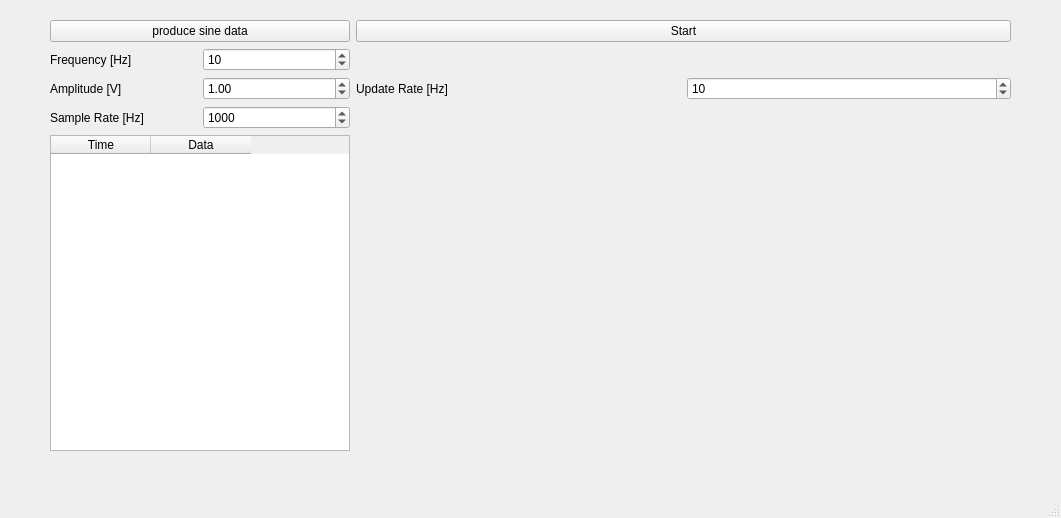
<?xml version="1.0" encoding="UTF-8"?>
<ui version="4.0">
 <class>MainWindow</class>
 <widget class="QMainWindow" name="MainWindow">
  <property name="geometry">
   <rect>
    <x>0</x>
    <y>0</y>
    <width>1061</width>
    <height>518</height>
   </rect>
  </property>
  <property name="windowTitle">
   <string>Sinus Generator</string>
  </property>
  <widget class="QWidget" name="centralwidget">
   <widget class="QWidget" name="gridLayoutWidget">
    <property name="geometry">
     <rect>
      <x>50</x>
      <y>20</y>
      <width>961</width>
      <height>431</height>
     </rect>
    </property>
    <layout class="QGridLayout" name="main_layout">
     <item row="0" column="0">
      <widget class="QPushButton" name="produceSineDataButton">
       <property name="text">
        <string>produce sine data</string>
       </property>
      </widget>
     </item>
     <item row="0" column="1">
      <widget class="QPushButton" name="startButton">
       <property name="text">
        <string>Start</string>
       </property>
      </widget>
     </item>
     <item row="4" column="0">
      <widget class="QTableWidget" name="m_dataOutputTable">
       <property name="maximumSize">
        <size>
         <width>300</width>
         <height>16777215</height>
        </size>
       </property>
       <property name="columnCount">
        <number>2</number>
       </property>
       <column>
        <property name="text">
         <string>Time</string>
        </property>
       </column>
       <column>
        <property name="text">
         <string>Data</string>
        </property>
       </column>
      </widget>
     </item>
     <item row="1" column="0">
      <layout class="QGridLayout" name="gridLayout_2">
       <item row="0" column="0">
        <widget class="QLabel" name="label">
         <property name="text">
          <string>Frequency [Hz]</string>
         </property>
        </widget>
       </item>
       <item row="1" column="0">
        <widget class="QLabel" name="label_2">
         <property name="text">
          <string>Amplitude [V]</string>
         </property>
        </widget>
       </item>
       <item row="1" column="1">
        <widget class="QDoubleSpinBox" name="amplitude_input">
         <property name="value">
          <double>1.000000000000000</double>
         </property>
        </widget>
       </item>
       <item row="0" column="1">
        <widget class="QSpinBox" name="frequency_input">
         <property name="maximum">
          <number>4999</number>
         </property>
         <property name="value">
          <number>10</number>
         </property>
        </widget>
       </item>
       <item row="2" column="0">
        <widget class="QLabel" name="label_3">
         <property name="text">
          <string>Sample Rate [Hz]</string>
         </property>
        </widget>
       </item>
       <item row="2" column="1">
        <widget class="QSpinBox" name="sample_rate_input">
         <property name="maximum">
          <number>9999</number>
         </property>
         <property name="value">
          <number>1000</number>
         </property>
        </widget>
       </item>
      </layout>
     </item>
     <item row="1" column="1">
      <layout class="QGridLayout" name="gridLayout_3">
       <item row="0" column="1">
        <widget class="QSpinBox" name="update_rate_input">
         <property name="value">
          <number>10</number>
         </property>
        </widget>
       </item>
       <item row="0" column="0">
        <widget class="QLabel" name="label_6">
         <property name="text">
          <string>Update Rate [Hz]</string>
         </property>
        </widget>
       </item>
      </layout>
     </item>
    </layout>
   </widget>
  </widget>
  <widget class="QMenuBar" name="menubar">
   <property name="geometry">
    <rect>
     <x>0</x>
     <y>0</y>
     <width>1061</width>
     <height>22</height>
    </rect>
   </property>
  </widget>
  <widget class="QStatusBar" name="statusbar"/>
 </widget>
 <resources/>
 <connections/>
</ui>
